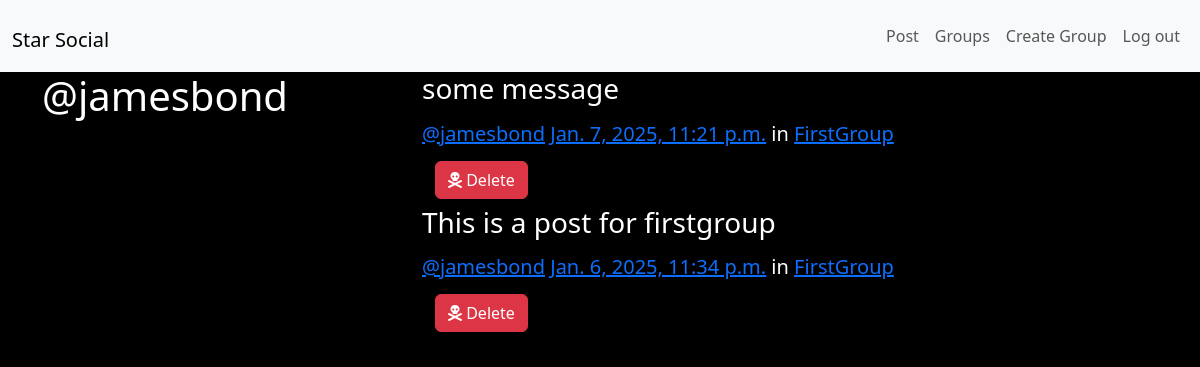
Before: /posts/by/jamesbond/ (signed in) with the older database file.
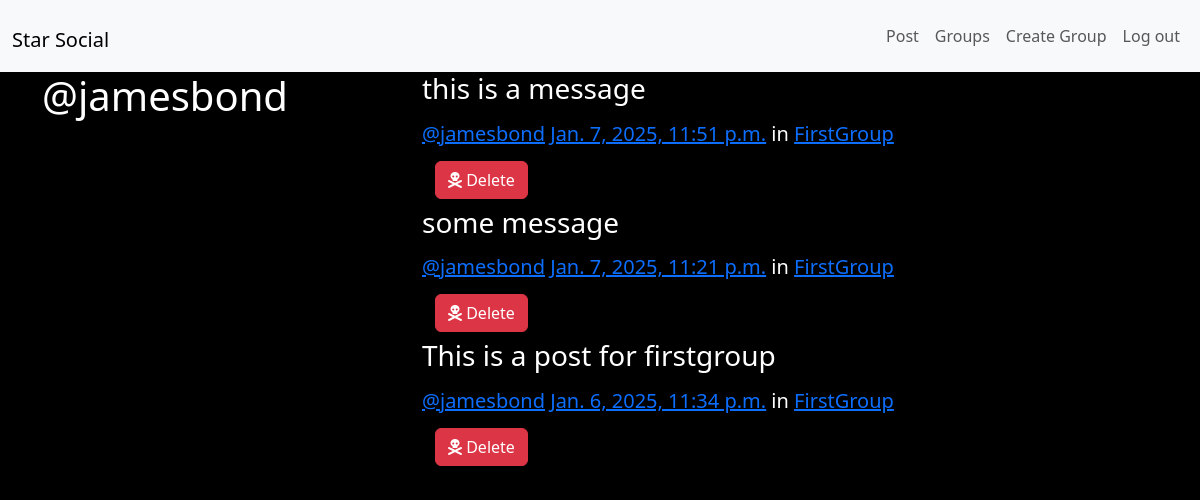
After: the same page with the newer database file.
### posts/models.py (models this page shows, shortened)
class Post(models.Model):
    user = models.ForeignKey(User, related_name="posts", on_delete=models.CASCADE)
    created_at = models.DateTimeField(auto_now=True)
    message = models.TextField()
    message_html = models.TextField(editable=False)
    group = models.ForeignKey(Group, related_name="posts", null=True, blank=True, on_delete=models.PROTECT)
    class Meta:
        ordering = ["-created_at"]
        unique_together = ["user", "message" ]

### group/models.py (models this page shows, shortened)
class Group(models.Model):
    name = models.CharField(max_length=255, unique=True)
    slug = models.SlugField(allow_unicode=True, unique=True)
    description = models.TextField(blank=True, default="")
    description_html = models.TextField(editable=False, default="", blank=True)
    members = models.ManyToManyField(User, through="GroupMember")
    class Meta:
        ordering = ["name"]

### posts/views.py (the view)
# urls.py: path('by/<username>/', views.UserPosts.as_view(), name="for_user"),
class UserPosts(generic.ListView):
    model = models.Post
    template_name = "posts/user_post_list.html"
    def get_queryset(self):
        try:
            self.post_user = User.objects.prefetch_related("posts").get(username__iexact=self.kwargs.get("username"))
        except User.DoesNotExist:
            raise Http404
        else:
            return self.post_user.posts.all()
    def get_context_data(self, **kwargs):
        context = super().get_context_data(**kwargs)
        context["post_user"] = self.post_user
        return context

### posts/templates/posts/user_post_list.html
{% extends "posts/post_base.html" %}
{% block prepost %}
  <div class="col-md-4">
    <h1>@{{ post_user.username }}</h1>
  </div>
{% endblock %}
{% block post_content %}
  <div class="col-md-8">
    {% for post in post_list %}
      {% include "posts/_post.html" %}
    {% endfor %}
  </div>
{% endblock post_content %}

### posts/templates/posts/_post.html
<div class="post media">
  <h3>{{ post.message_html|safe }}</h3>
  <div class="media-body">
    <h5 class="media-heading">
        <span class="username">
            <a href="{% url 'posts:for_user' username=post.user.username %}">@{{ post.user.username }}</a>
        </span>
        <time class="time">
            <a href="{% url 'posts:single' username=post.user.username pk=post.pk %}">{{ post.created_at }}</a>
        </time>
        {% if post.group %}	</time>
            <span class="group-name">in <a href="#">{{ post.group.name }}</a></span>
        {% endif %}
    </h5>
    <div class="media-footer">
        {% if user.is_authenticated and post.user == user and not hide_delete %}
          <a href="{% url 'posts:delete' pk=post.pk %}" title="delete" class="btn btn-simple">
            <span class="btn btn-danger"><i class="fa-solid fa-skull-crossbones" aria-hidden="true"></i> Delete</span>
          </a>
        {% endif %}
    </div>
  </div>
</div>

Changed rows visible on the page:
added Post: message_html "this is a message", user.username "jamesbond", created_at "Jan. 7, 2025, 11:51 p.m.", group.name "FirstGroup", shows "Delete"
